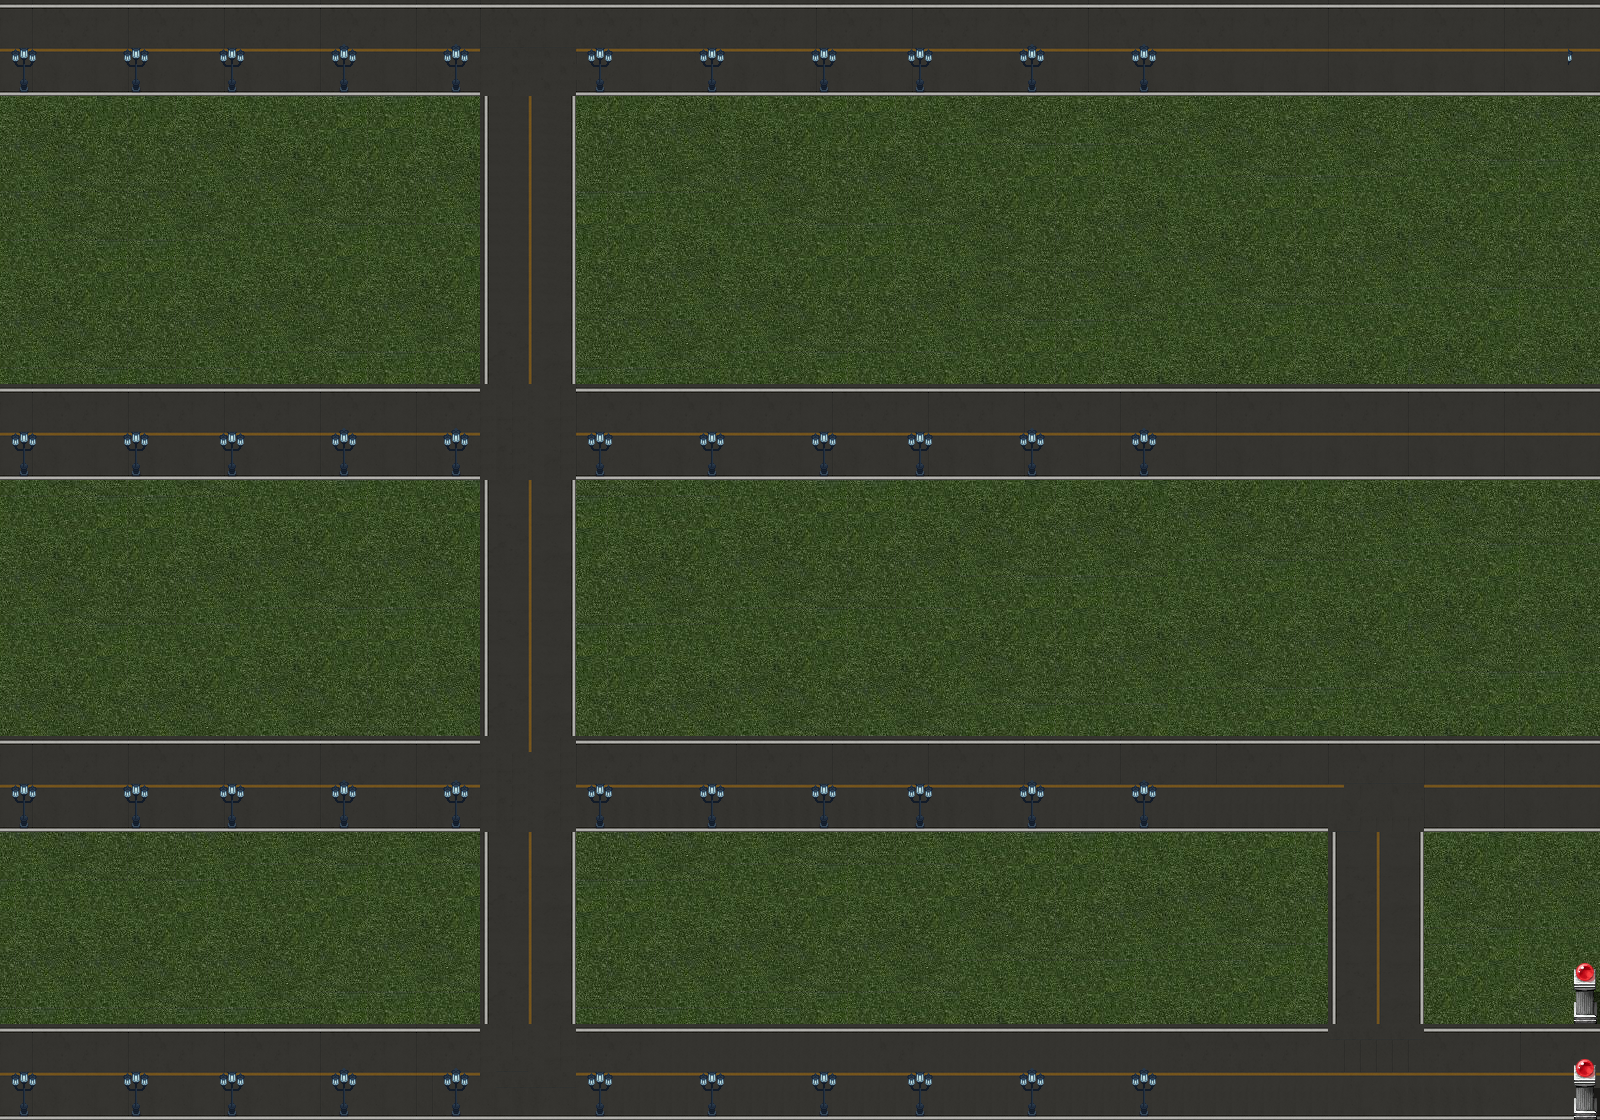

A level layout from a 2D game, rendered from its tile map. Below: a short description, then the map file with tile-grid data replaced by summaries:
An orthogonal 100x70 tile map with 16x16 px tiles, 3 tile layers (Grass, Roads, Road Objects), 1 hidden layer not drawn, 38 tilesets and 16 objects.

<map version="1.0" orientation="orthogonal" width="100" height="70" tilewidth="16" tileheight="16">
 <tileset firstgid="1" name="5123zs" tilewidth="16" tileheight="16">
  <image source="images/5123zs.jpg" width="512" height="512" />
 </tileset>
 <tileset firstgid="1025" name="5123zs" tilewidth="16" tileheight="16">
  <image source="images/5123zs.png" width="512" height="512" />
 </tileset>
 <tileset firstgid="2049" name="6525c6b0702a85a8a6455ee957f97" tilewidth="16" tileheight="16">
  <image source="images/6525c6b0702a85a8a6455ee957f97.png" width="512" height="512" />
 </tileset>
 <tileset firstgid="3073" name="38189015" tilewidth="16" tileheight="16">
  <image source="images/38189015.png" width="512" height="512" />
 </tileset>
 <tileset firstgid="4097" name="banca_euro" tilewidth="16" tileheight="16">
  <image source="images/banca_euro.png" width="200" height="242" />
 </tileset>
 <tileset firstgid="4277" name="bank1-highlighted" tilewidth="16" tileheight="16">
  <image source="images/bank1-highlighted.png" width="73" height="92" />
 </tileset>
 <tileset firstgid="4297" name="bank1" tilewidth="16" tileheight="16">
  <image source="images/bank1.png" width="73" height="92" />
 </tileset>
 <tileset firstgid="4317" name="bank2" tilewidth="16" tileheight="16">
  <image source="images/bank2.png" width="191" height="111" />
 </tileset>
 <tileset firstgid="4383" name="City" tilewidth="16" tileheight="16">
  <image source="images/City.png" width="1000" height="667" />
 </tileset>
 <tileset firstgid="6925" name="cxe4y-small" tilewidth="16" tileheight="16">
  <image source="images/cxe4y-small.jpg" width="1944" height="1296" />
 </tileset>
 <tileset firstgid="16726" name="cxe4y" tilewidth="16" tileheight="16">
  <image source="images/cxe4y.jpg" width="1944" height="1296" />
 </tileset>
 <tileset firstgid="26527" name="Gym" tilewidth="16" tileheight="16">
  <image source="images/Gym.png" width="120" height="145" />
 </tileset>
 <tileset firstgid="26590" name="hoenn_tiles_by_pokemon_diamond-d2qmbn3" tilewidth="16" tileheight="16">
  <image source="images/hoenn_tiles_by_pokemon_diamond-d2qmbn3.png" width="900" height="397" />
 </tileset>
 <tileset firstgid="27934" name="House" tilewidth="16" tileheight="16">
  <image source="images/House.png" width="83" height="105" />
 </tileset>
 <tileset firstgid="27964" name="images" tilewidth="16" tileheight="16">
  <image source="images/images.jpg" width="221" height="228" />
 </tileset>
 <tileset firstgid="28146" name="Lamp Post" tilewidth="16" tileheight="16">
  <image source="images/Lamp Post.png" width="38" height="100" />
 </tileset>
 <tileset firstgid="28158" name="map_clickableStuff" tilewidth="16" tileheight="16">
  <image source="images/map_clickableStuff.png" width="1300" height="1357" />
 </tileset>
 <tileset firstgid="34962" name="newphotilesetir2 copy" tilewidth="16" tileheight="16">
  <image source="images/newphotilesetir2 copy.png" width="1000" height="800" />
 </tileset>
 <tileset firstgid="38062" name="newphotilesetir2" tilewidth="16" tileheight="16">
  <image source="images/newphotilesetir2.png" width="814" height="613" />
 </tileset>
 <tileset firstgid="39962" name="open-gate-hi 2" tilewidth="16" tileheight="16">
  <image source="images/open-gate-hi 2.png" width="40" height="100" />
 </tileset>
 <tileset firstgid="39974" name="open-gate-hi" tilewidth="16" tileheight="16">
  <image source="images/open-gate-hi.png" width="100" height="40" />
 </tileset>
 <tileset firstgid="39986" name="pirate-themed-tilee" tilewidth="16" tileheight="16">
  <image source="images/pirate-themed-tilee.png" width="512" height="512" />
 </tileset>
 <tileset firstgid="41010" name="Pokemon tileset" tilewidth="16" tileheight="16">
  <image source="images/Pokemon tileset.PNG" width="1361" height="576" />
 </tileset>
 <tileset firstgid="44070" name="pokemon_tileset_from_public_tiles_wip_by_yani_kurai-d5xdb0y" tilewidth="16" tileheight="16">
  <image source="images/pokemon_tileset_from_public_tiles_wip_by_yani_kurai-d5xdb0y.png" width="894" height="894" />
 </tileset>
 <tileset firstgid="47095" name="public_tileset_by_orohnpokemon-d4vpcfu" tilewidth="16" tileheight="16">
  <image source="images/public_tileset_by_orohnpokemon-d4vpcfu.png" width="864" height="705" />
 </tileset>
 <tileset firstgid="49471" name="road_east" tilewidth="16" tileheight="16">
  <image source="images/road_east.png" width="100" height="100" />
 </tileset>
 <tileset firstgid="49507" name="road_up" tilewidth="16" tileheight="16">
  <image source="images/road_up.png" width="100" height="100" />
 </tileset>
 <tileset firstgid="49543" name="road1_straight_border" tilewidth="16" tileheight="16">
  <image source="images/road1_straight_border.png" width="256" height="256" />
 </tileset>
 <tileset firstgid="49799" name="scbw_tiles" tilewidth="16" tileheight="16">
  <image source="images/scbw_tiles.png" width="918" height="678" />
 </tileset>
 <tileset firstgid="52193" name="tilea1" tilewidth="16" tileheight="16">
  <image source="images/tilea1.png" width="512" height="384" />
 </tileset>
 <tileset firstgid="52961" name="tilea2" tilewidth="16" tileheight="16">
  <image source="images/tilea2.png" width="512" height="384" />
 </tileset>
 <tileset firstgid="53729" name="tiles-1" tilewidth="16" tileheight="16">
  <image source="images/tiles-1.png" width="1744" height="848" />
 </tileset>
 <tileset firstgid="59506" name="tiles" tilewidth="16" tileheight="16">
  <image source="images/tiles.png" width="704" height="384" />
 </tileset>
 <tileset firstgid="60562" name="tileset1" tilewidth="16" tileheight="16">
  <image source="images/tileset1.png" width="512" height="512" />
 </tileset>
 <tileset firstgid="61586" name="tileset2" tilewidth="16" tileheight="16">
  <image source="images/tileset2.png" width="1024" height="720" />
 </tileset>
 <tileset firstgid="64466" name="tileset3" tilewidth="16" tileheight="16">
  <image source="images/tileset3.png" width="1408" height="704" />
 </tileset>
 <tileset firstgid="68338" name="tower" tilewidth="16" tileheight="16">
  <image source="images/tower.png" width="66" height="199" />
 </tileset>
 <tileset firstgid="68386" name="water" tilewidth="16" tileheight="16">
  <image source="images/water.png" width="256" height="256" />
 </tileset>
 <layer name="Grass" width="100" height="70">
  <data>[7000 cells, 6960 non-empty, 64 distinct tile ids]</data>
 </layer>
 <layer name="Roads" width="100" height="70">
  <data>[7000 cells, 2748 non-empty, 72 distinct tile ids]</data>
 </layer>
 <layer name="Road Objects" width="100" height="70">
  <data>[7000 cells, 463 non-empty, 20 distinct tile ids]</data>
 </layer>
 <layer name="Houses" width="100" height="70" visible="0">
  <data>[7000 cells, 279 non-empty, 279 distinct tile ids]</data>
 </layer>
 <objectgroup name="Houses" width="100" height="70" visible="0">
  <object x="1264" y="656" width="80" height="80" />
  <object x="1504" y="672" width="96" height="64" />
  <object x="576" y="96" width="80" height="96" />
 </objectgroup>
 <objectgroup name="Banks" width="100" height="70" visible="0" />
 <objectgroup name="Shops" width="100" height="70" visible="0">
  <object x="1152" y="928" width="176" height="96" />
  <object x="1424" y="944" width="80" height="80" />
  <object x="928" y="288" width="144" height="96" />
  <object x="576" y="832" width="64" height="96" />
 </objectgroup>
 <objectgroup name="Highways" width="100" height="70" visible="0" />
 <objectgroup name="Gates" width="100" height="70" visible="0">
  <object x="1568" y="976" width="32" height="144" />
 </objectgroup>
 <objectgroup name="Roads" width="100" height="70" visible="0">
  <object x="480" y="96" width="96" height="288" />
  <object x="480" y="480" width="96" height="256" />
  <object x="480" y="832" width="96" height="192" />
  <object x="576" y="1024" width="752" height="96" />
  </objectgroup>
</map>
<!-- 4 of 16 objects omitted -->
